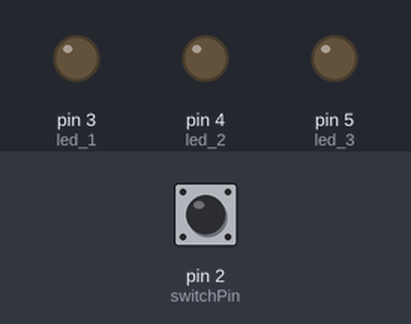
Bench run of a sketch on a simulated Arduino Uno, built with avr-gcc and run on an emulated ATmega328P. Shown: output pins drawn as LEDs (lit = HIGH). Dashed ring = blinking. Inputs (shaded band) come from the test bench; at power-on: pin 2 (switchPin) HIGH. What the sketch prints to the serial monitor is not drawn.

Above: at 1.2 s.
1.3 s: pin 2 (switchPin) pulled LOW for 0.15 s
At 1.6 s:
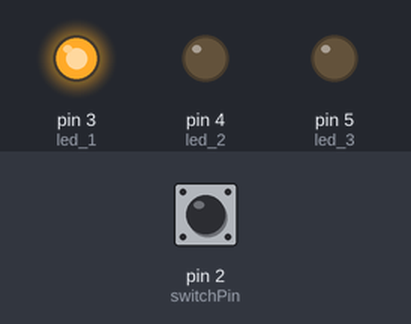
At 2.2 s:
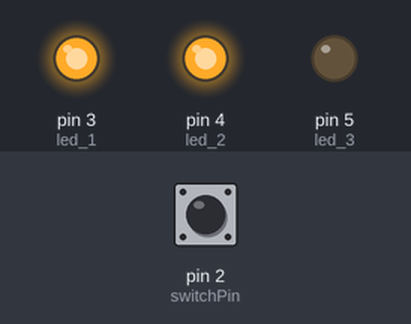
4.3 s: pin 2 (switchPin) pulled LOW for 3.2 s
At 5.0 s:
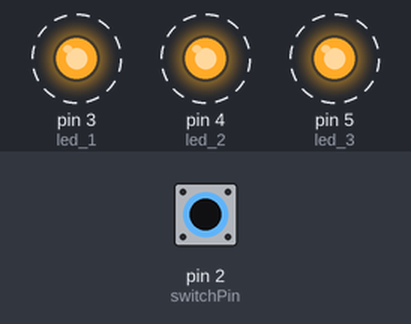
Timing chart, 0 to 9.4 s (numbered marks = the images above; inputs shaded):
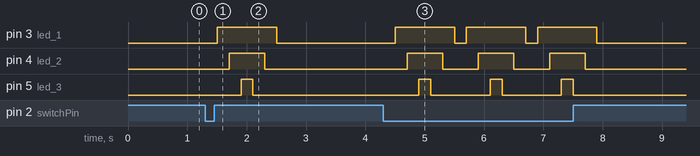

Measured:
- after the input at 1.3 s, pin 3 (led_1): LOW → HIGH after 0.21 s, → LOW 1.0 s later; pin 4 (led_2): LOW → HIGH after 0.41 s, → LOW 0.60 s later; pin 5 (led_3): LOW → HIGH after 0.61 s, → LOW 0.20 s later
- after the input at 4.3 s, pin 3 (led_1): alternates HIGH for 1.0 s and LOW for 0.20 s, 6 changes in all, then stays LOW, starting after 0.20 s; pin 4 (led_2): alternates HIGH for 0.60 s and LOW for 0.60 s, 6 changes in all, then stays LOW, starting after 0.40 s

The sketch:

testSwitch.ino
```cpp
const int switchPin = 2;

const int led_1 = 3;
const int led_2 = 4;
const int led_3 = 5;
const int wait_time = 200;

bool switchState;
bool lastSwitchState;

void setup() {
      pinMode(switchPin, INPUT_PULLUP);
      pinMode(led_1, OUTPUT);
      pinMode(led_2, OUTPUT);
      pinMode(led_3, OUTPUT);
      digitalWrite(led_1, LOW);
      digitalWrite(led_2, LOW);
      digitalWrite(led_3, LOW);

      Serial.begin(9600);
      lastSwitchState = !digitalRead(switchPin);

}

void loop() {
      switchState = !digitalRead(switchPin);
      Serial.println(digitalRead(switchState));
      if (switchState != lastSwitchState) {
            lastSwitchState = switchState;
      }

      if (lastSwitchState == 1) {
            delay(wait_time);
            digitalWrite(led_1, HIGH);
            delay(wait_time);
            digitalWrite(led_2, HIGH);
            delay(wait_time);
            digitalWrite(led_3, HIGH);
            delay(wait_time);
            digitalWrite(led_3, LOW);
            delay(wait_time);
            digitalWrite(led_2, LOW);
            delay(wait_time);
            digitalWrite(led_1, LOW);

      } else {
            digitalWrite(led_1, LOW);
            digitalWrite(led_2, LOW);
            digitalWrite(led_3, LOW);
      }
}
```
